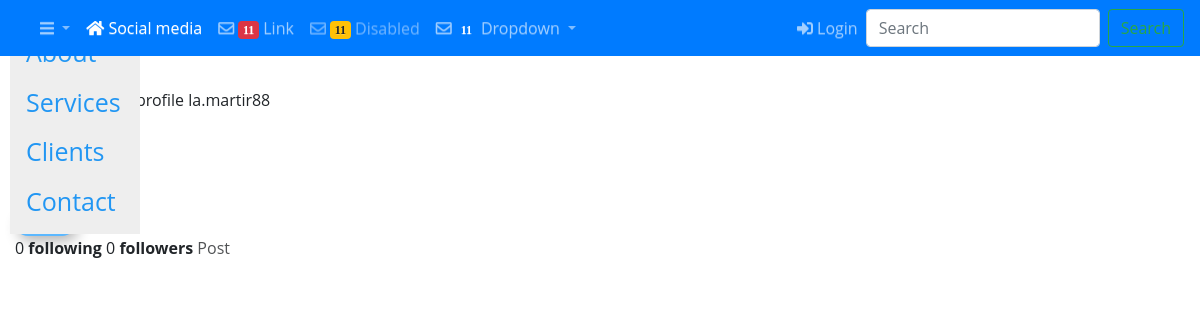
Page /members/profile/lamartir88kzublghfan on the earlier database version.
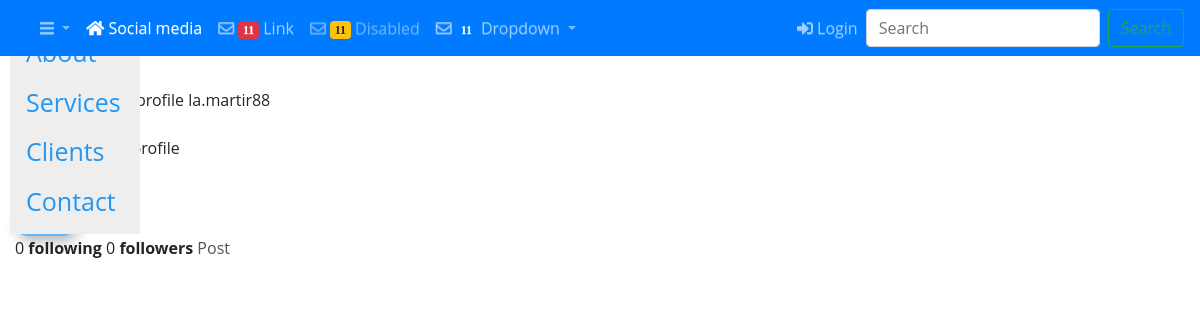
Same page on the later database version.
### members/models.py (models this page shows, shortened)
class Profile(models.Model):
    GENDER = (
        ('M', 'Male'),
        ('F', 'Female'),
    )
    user = models.OneToOneField(User , on_delete=models.CASCADE)
    bio = models.TextField(max_length=2000,null=True)
    birthday = models.DateField(null=True)
    profile_pic=models.ImageField(default='default.png',upload_to='profile-images')
    gender = models.CharField(max_length=1, choices=GENDER,blank=True)
    slug = models.SlugField(null=True)

### members/views.py (the view)
# urls.py: path('/profile/<slug:slug>',views.UserProfiles.as_view(),name="users-profile"),
class UserProfiles(DetailView):
    model= Profile
    template_name = 'members/profile.html'
    def get_context_data(self, **kwargs):
        data = super().get_context_data(**kwargs)
        userobject = get_object_or_404(Profile, slug=self.kwargs['slug'])
        if Follwing_count.objects.filter(follwer=self.request.user.username,follwing=userobject.user.username):
            button_text = "Unfollow"
        else:
             button_text = "Follow"
        followers=Follwing_count.objects.filter(follwer=userobject.user)
        followers_count = Follwing_count.objects.filter(follwing=userobject.user)
        data['following'] = len(followers)
        data['followers'] = len(followers_count)
        data['button_text'] = button_text
        return data

### members/templates/members/profile.html (shortened to what this page needs)
{% extends "base_nav.html" %}
{% load static %}
{% block head %}
<link rel="stylesheet" type='text/css' href="{% static 'css/style.css' %}">
{% endblock %}
{% block content %}
Welcome to the profile {{ profile.user }}
{{ profile.bio }}
{% if profile.user == user %}
<p>Edit Profile</p>
{% else %}
<form action="{% url 'members:follow' %}" method="POST" >
    {% if user in followers.all %}
    <button type="submit" class="follow" >{{ button_text }}</button>
    {% else %}
    <button type="submit" class="follow" >{{ button_text }}</button>
    {% endif %}
</form>
{% endif %}
{{ following }} <b>following</b>
{{ followers }} <b>followers</b>
<a href="{% url 'customers:post_create'  %}" >Post</a>
{% endblock %}

Differences in the rows shown:
changed Profile "la.martir88": bio "None" → "Hello this is My profile"
